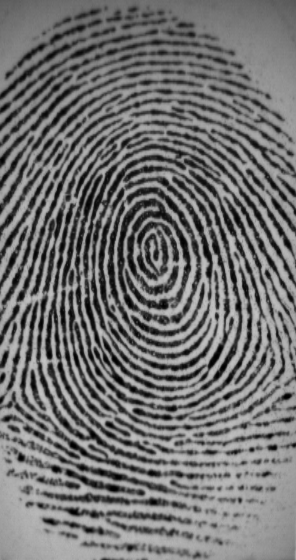
%> input picture Fingerprint_Minutiae_Extraction/input_1.tif, 296 x 560 px
$ octave --eval "result = jafari3_3(imread('../Fingerprint_Minutiae_Extraction/input_1.tif'));"   (GNU Octave 9; MATLAB toolbox functions it lacks are replaced by stand-ins)
%> lines starting %> are read from the running program, lines starting %| are printed output that depends on the picture
function out = jafari3_3(a)
subplot(1,3,1);
imshow(a);
title("Orginal");
K = imadjust(a,[0.3 0.7],[]);
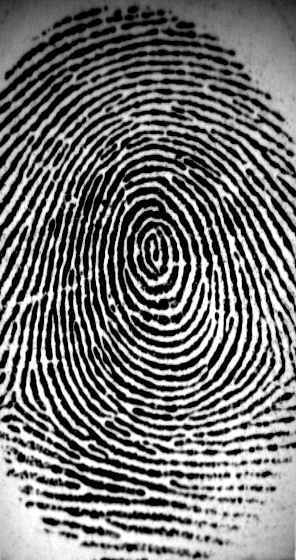
%> K: size 560x296 uint8; min 0, max 255, mean 114.2
subplot(1,3,2);
imshow(K)
title("imadjust");
I3 = flipdim(a ,1);
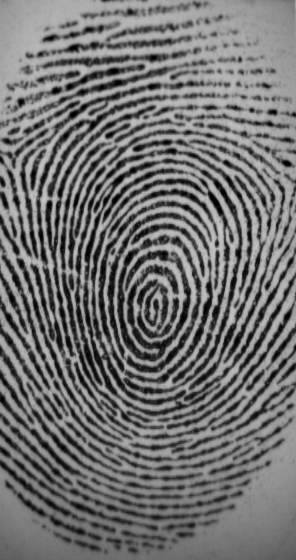
%> I3: size 560x296 uint8; min 0, max 197, mean 113.7; mean of the top-left, top-right, bottom-left and bottom-right quarters 117.7, 130.7, 97.6, 108.8
subplot(1,3,3);
imshow(I3)
title("Filp")


end
%> (the run ends here)
